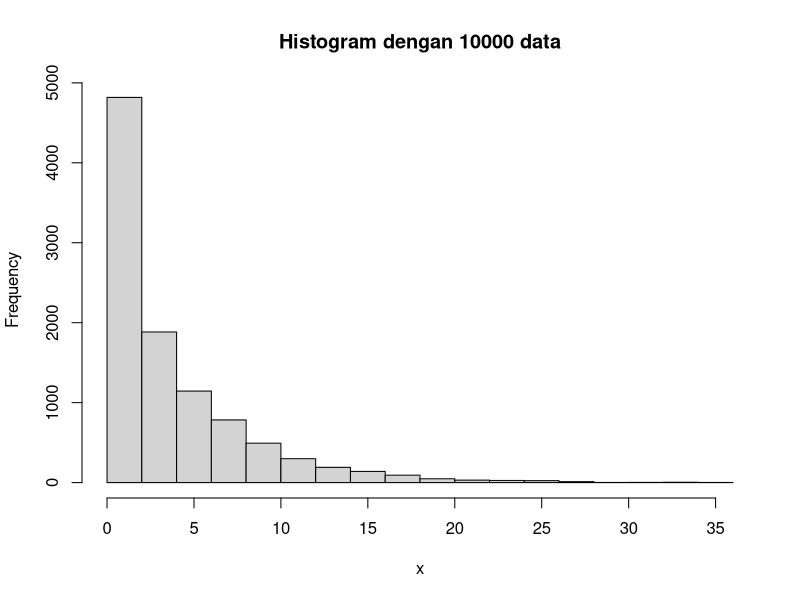

Write R code to recreate this figure.
# No1 
x = 3
p = 0.2

# 1a. 
dgeom(x, p)
# [1] 0.1024

# 1b.
n = 10000
mean(rgeom(n, p) == x)
# [1] 0.1043

# 1c.
E = abs(0.1043-0.1024)/0.1024

# Hasil tidak beda jauh, dibawah 2%
# Namun hasil dari poin b menggunakan fungsi random
# sehingga tidak stabil dan dapat dipengaruhi oleh n

# 1d.
x = rgeom(n, 0.2)
hist(x, main = "Histogram dengan 10000 data")

# 1e.
data = rgeom(n, 0.2)

# Mean
mu = 1/p
mu
# [1] 5

mean(data)
# [1] 4.0028

# Variance
q = 1-p
sigma.sq = q/(p*p)
sigma.sq
# [1] 20

var(data)
# [1] 20.04592
